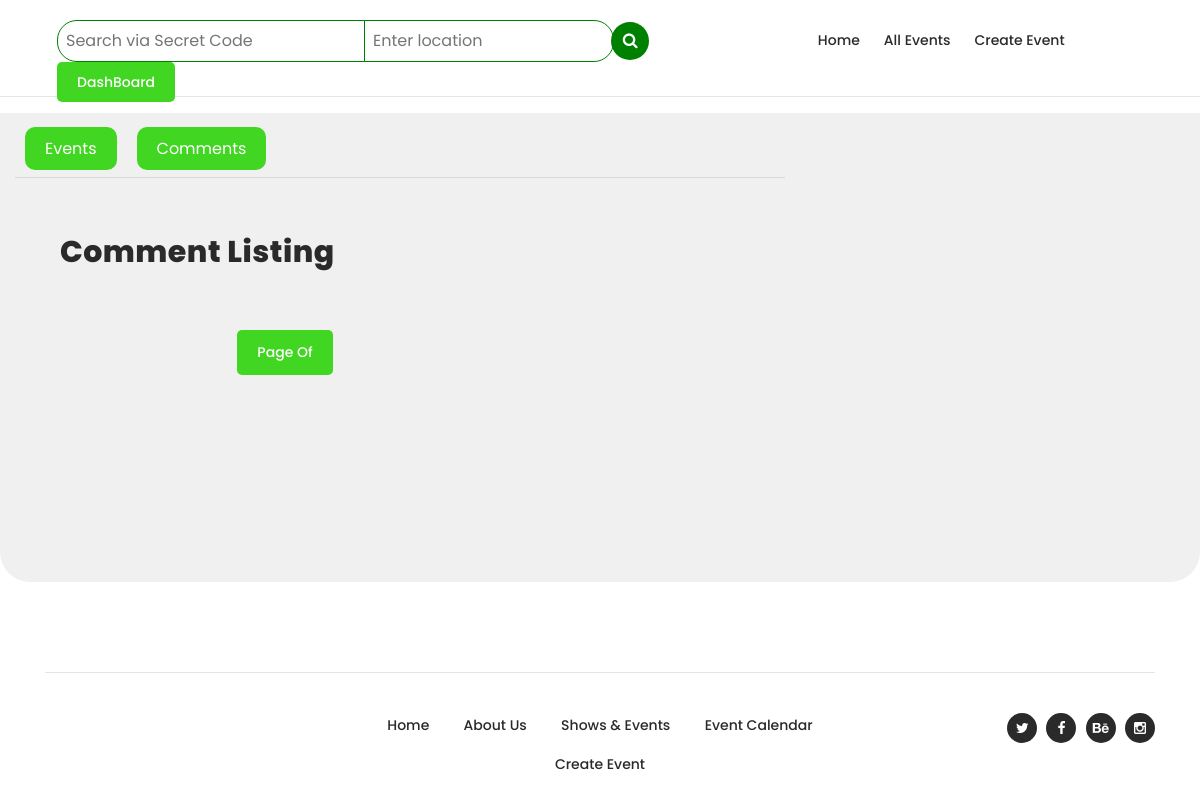
The app's page /comment/ (signed in), older data.
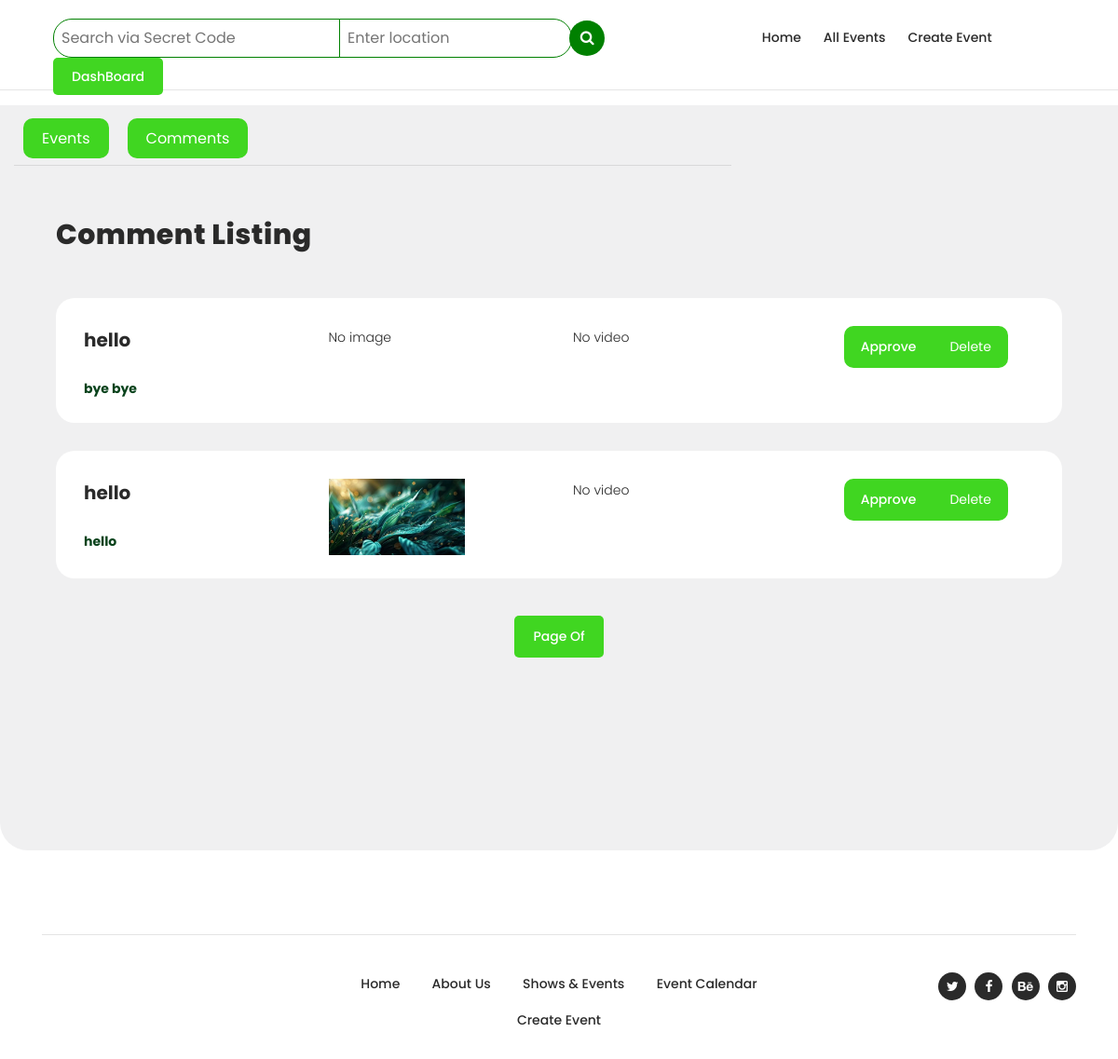
The same page, newer data.
### EMS/models.py (models this page shows, shortened)
class Comment(models.Model):
    event = models.ForeignKey(EventData, on_delete=models.CASCADE, related_name='comments')
    user = models.ForeignKey(User, on_delete=models.CASCADE)
    text = models.TextField(blank=True, null=True)
    image = models.ImageField(upload_to='comment_images/', blank=True, null=True)
    video = models.FileField(upload_to='comment_videos/', validators=[validate_video_file], null=True, blank=True)
    email = models.EmailField()
    name = models.CharField(max_length=200)
    status_choice = (
        ('approve', 'Approve'),
        ('deny', 'Deny'),
    )
    status = models.CharField(choices=status_choice, max_length=10,blank=True)
    created_at = models.DateTimeField(auto_now_add=True)
    like_count = models.PositiveIntegerField(default=0)
    heart_count = models.PositiveIntegerField(default=0)

class EventData(models.Model):
    CATEGORY_CHOICES = [
        ('private', 'Private'),
        ('public', 'Public'),
    ]
    ART_CATEGORY_CHOICES = [
        ('music', 'Music'),
        ('nightlife', 'Nightlife'),
        ('performingVisualArts', 'Performing & Visual Arts'),
        ('holidays', 'Holidays'),
        ('dating', 'Dating'),
        ('hobbies', 'Hobbies'),
        ('business', 'Business'),
        ('foodDrink', 'Food & Drink'),
        ('other', 'Other'),
    ]
    SAVING_MODE_CHOICES = [
        ('draft', 'Draft'),
        ('publish', 'Publish'),
    ]
    user = models.ForeignKey(User, on_delete=models.CASCADE)
    name = models.CharField(max_length=100)
    category = models.CharField(max_length=10, choices=CATEGORY_CHOICES, blank=True)
    art_category = models.CharField(max_length=20, choices=ART_CATEGORY_CHOICES, blank=True, default='other')
    image = models.ImageField(upload_to='event_images/',blank=True)
    description = models.TextField(blank=True)
    link = models.CharField(max_length=500,blank=True)
    instructions = models.TextField(blank=True)
    geast_list = models.TextField(blank=True)
    place_info = models.CharField(max_length=200, blank=True)
    start_date = models.DateField()
    end_date = models.DateField()
    start_time = models.TimeField()
    end_time = models.TimeField()
    created_user = models.ForeignKey('auth.User', on_delete=models.CASCADE, related_name='created_user')
    updated_user = models.ForeignKey('auth.User', on_delete=models.CASCADE, related_name='updated_user')
    created_date = models.DateField(auto_now_add=True)
    updated_date = models.DateField(auto_now_add=True)
    sitting_plan = models.ImageField(upload_to='sitting_plan_files/', blank=True)
    schedule_plan = models.ImageField(upload_to='schedule_plan_files/', blank=True)
    hashTags = models.CharField(max_length=100, blank=True)
    saving_mode = models.CharField(max_length=20, choices=SAVING_MODE_CHOICES, default='draft')
    def __str__(self):
        return self.name

### EMS/views.py (the view)
# urls.py: path('comment/', views.comment_view, name='comment'),
@login_required(login_url="login")
def comment_view(request):
    comments = Comment.objects.filter(user=request.user).order_by('-pk')
    return render(request, 'events/comments.html', {'comments':comments})

### EMS/templates/events/comments.html (shortened to what the changed rows need)
{% extends 'base/base.html' %}
{% block content %}
<div class="shows-events-tabs" style="width: 100%;">
    <br>
    <div class="container">
        <div class="row">
            <div class="col-lg-12">
                <div class="row" id="tabs">
                    <div class="col-lg-12">
                        <section class='tabs-content mt-0'>
                            <article id='tabs-1'>
                                <div class="shows-events-schedule">
                                    <div class="container">
                                        <div class="row">
                                            <div class="col-lg-12">
                                                <div class="section-heading">
                                                    <h2>Comment Listing</h2>
                                                </div>
                                            </div>
                                            <div class="col-lg-12">
                                                <ul>
                                                    {% for comment in comments %}
                                                    {% if not comment.status %}
                                                    <li class="col-lg-12" style="border-radius: 20px;">
                                                        <div class="row">
                                                            <div class="col-lg-3">
                                                                <div class="title">
                                                                    <h4>{{comment.event}}</h4>
                                                                    <span>{{comment.text}}</span>
                                                                </div>
                                                            </div>
                                                            <div class="col-lg-3">
                                                                {% if comment.image %}
                                                                <img style="width: 63%;" src="{{comment.image.url}}"
                                                                    alt="">
                                                                {% else %}
                                                                <p>No image</p>
                                                                {% endif %}
                                                            </div>
                                                            <div class="col-lg-3">
                                                                {% if comment.video %}
                                                                <video style="width: 63%;"
                                                                    src="{{comment.video.url}}"></video>
                                                                {% else %}
                                                                <p>No video</p>
                                                                {% endif %}
                                                            </div>
                                                            <div class="col-lg-3">
                                                                <div style="display: flex
                                                                ;
                                                                    flex-direction: row;
                                                                    justify-content: center;">
                                                                <div class="main-dark-button"
                                                                    style="border-radius: 10px 0 0 10px;overflow: hidden;width: fit-content;">
                                                                    <a style="color: white; width: auto;" href="{% url 'comment_update' comment.pk%}"> Approve
                                                                    </a>
                                                                </div>
                                                                <div class="main-dark-button"
                                                                    style="border-radius: 0 10px 10px 0;overflow: hidden;width: fit-content;">
                                                                    <a style="color: white; width: auto;">
                                                                        <form
                                                                            action="{% url 'comment_delete' comment.id %}"
                                                                            method="post">
                                                                            <button type="submit"
                                                                                style="background: none;padding: 0;border: none; color: white;">Delete</button>
                                                                        </form>
                                                                    </a>
                                                                </div>
                                                            </div>
                                                            </div>
                                                        </div>
                                                    </li>
                                                    {% endif %}
                                                    {% endfor %}
                                                </ul>
                                            </div>
                                        </div>
                                    </div>
                                </div>
                            </article>
                        </section>
                    </div>
                </div>
            </div>
        </div>
    </div>
</div>
{% endblock content %}

Row changes from the older to the newer data that the page shows:
added Comment: event "hello", text "bye bye", image "No image", video "No video"
added Comment: event "hello", text "hello", image (picture), video "No video"
